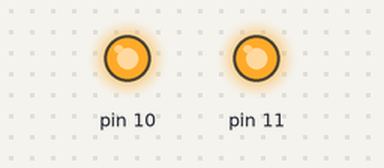
Bench run of a sketch on a simulated Arduino Uno, built with avr-gcc and run on an emulated ATmega328P. Shown: output pins drawn as LEDs (lit = HIGH). The local clock reads 2024-03-15 10:24:30 at power-on unless the sketch sets it.

Above: at 0.1 s.
Timing chart, 0 to 1.6 s (numbered marks = the images above):
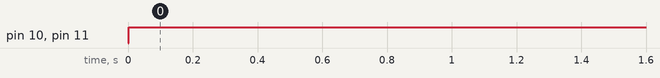

The sketch:

prototipo_irrigacao_v3.ino
```cpp
#include <Wire.h>
#include <RTClib.h>

RTC_DS3231 rtc;

// default state is open (normally closed valves, so no energy is necessary to keep
// the valves closed, but it will be necessary to keep them open)
bool open_valve = false;

void setup () {
  pinMode(10, OUTPUT);
  pinMode(11, OUTPUT);

  Serial.begin(9600); // inicializa comunicação serial

  if (!rtc.begin()) {
    Serial.println("Couldn't find RTC");
    while (1);
  }else{

    // set the date and time manually based on the compilation time
    rtc.adjust(DateTime(2024, 8, 6, 11, 45, 0)); // Year, Month, Day, Hour, Minute, Second

  }

  if (rtc.lostPower()) {
    Serial.println("RTC lost power, let's set the time!");
    // The following line sets the RTC to the date & time this sketch was compiled
    rtc.adjust(DateTime(F(__DATE__), F(__TIME__)));
    // Uncomment the next line to set the date and time manually
    // rtc.adjust(DateTime(2024, 6, 17, 16, 39, 0)); // Year, Month, Day, Hour, Minute, Second
  }

  // start system with both valves opened
  digitalWrite(10, false);
  digitalWrite(11, false);
}

void loop () {

  DateTime now = rtc.now();

  if (now.hour() == 16 && now.minute() >= 0 && now.minute() < 15){
    // open grass valve between 16 and 16h30
    digitalWrite(10, false); // open D10
    digitalWrite(11, true); // close D11
  } else if (now.hour() == 16 && now.minute() >= 15 && now.minute() <= 18){
    // open garden valve for 5min, between 16h30 and 16h35
    digitalWrite(11, false); // open D11
    digitalWrite(10, true); // close D10
  } else {
    digitalWrite(10, true); // close D11
    digitalWrite(11, true); // close D11
  }

  delay(1000);

}
```

Measured:
- by itself, pin 10, pin 11: LOW → HIGH at 0.00 s
